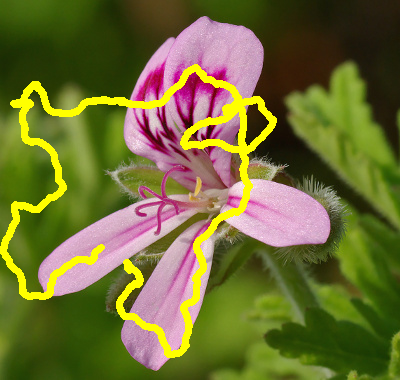
%> input picture MethodesVariationnelles/TP2/fleur_avec_defaut.png, 400 x 380 px
$ octave exercice_2.m   (GNU Octave 9; MATLAB toolbox functions it lacks are replaced by stand-ins)
%> lines starting %> are read from the running program, lines starting %| are printed output that depends on the picture
### MethodesVariationnelles/TP2/pas_variation_totale.m
function u_kp1 = pas_variation_totale(u0,u_k,lambda,Dx,Dy,epsilon)
% [10 lines of commented-out code are left out]

    FX = Dx*u_k;
    FY = Dy*u_k;
    gradient_abs = FX.*FX + FY.*FY;
    den = gradient_abs + epsilon;
    diag = 1 ./ sqrt(den);

    n = size(u_k);
    Wk = spdiags(diag, 0, n(1), n(1));
    div = -Dx'*Wk*Dx - Dy'*Wk*Dy;

    A = speye(n(1)) - lambda*div;

    u_kp1 = pcg(A,u0);

end

### MethodesVariationnelles/TP2/finite_differences_2D.m
function [Dx,Dy,L] = finite_differences_2D(nr,nc)
% INPUTS
%    nr,nc (1 x 1): number of rows and columns
% OUTPUTS
%    Dx(nr.nc x nr.nc): matrix approximating differentiation in the horizontal direction
%    Dy(nr.nc x nr.nc): matrix approximating differentiation in the vertical direction
%    L(nr.nc x nr.nc): matrix approximating the Laplacian

	% Solution for Dx, as seen in lecture:
	Dx = spdiags([-ones(nr*nc,1) ones(nr*nc,1)],[0 nr],nr*nc,nr*nc); % Bi-diagonal matrix -- cf. doc of spdiags
	Dx(nr*nc-nr+1:1:end,:) = 0; % Set the nr last rows to zero

    Dy = spdiags([-ones(nr*nc,1) ones(nr*nc,1)],[0 1],nr*nc,nr*nc);
    Dy(nr:nc+1:end,:) = 0;

    L = -Dx'*Dx-Dy'*Dy;

end

### MethodesVariationnelles/TP2/exercice_2.m
clear
close all

% Mise en place de la figure pour affichage :
taille_ecran = get(0,'ScreenSize');
L = taille_ecran(3);
H = taille_ecran(4);
figure('Name','Debruitage par variation totale',...
       'Position',[0.06*L,0.1*H,0.9*L,0.7*H]);


% Parametres
lambda = 0.125;			% Poids de la regularisation
epsilon = 0.001; 		% Parametre pour garantir la differentiabilite de la variation totale :
u0 = double(imread('fleur_avec_defaut.png'));
critere_arret_convergence = 1e-3;


% Normalisation de l'image entre 0 et 1
u_max = max(u0(:));
%> u_max = 255
u0 = u0/u_max;

% Affichage de l'image :
subplot(1,2,1)
	imagesc(max(0,min(1,u0)),[0 1])
	colormap gray
	axis image off
	title('Image bruitee','FontSize',20)

% Affichage de l'image restauree a l'iteration 0 :
subplot(1,2,2)
	imagesc(max(0,min(1,u0)),[0 1])
	axis image off
	title('Image restauree (iteration 0)','FontSize',20)
drawnow nocallbacks


% Variables auxiliaires
[nb_lignes,nb_colonnes,nb_canaux] = size(u0);
%> nb_lignes = 380; nb_colonnes = 400; nb_canaux = 3
nb_pixels = nb_lignes*nb_colonnes;
%> nb_pixels = 152000

% Vectorisation de u0 :
u0 = reshape(u0,[nb_pixels 3]);
% Operateurs de differences finies 2D (cf. TP 1):
[Dx,Dy,Lap] = finite_differences_2D(nb_lignes,nb_colonnes);

% Point fixe :
u_k = u0;
u_kp1 = u0;
convergence = +Inf;
iteration = 0;

while convergence > critere_arret_convergence

	% Incrementation du nombre d'iterations :
	iteration = iteration + 1;

	% Pas de variation totale (Eq. 6)
	u_kp1(:,1) = pas_variation_totale(u0(:,1),u_k(:,1),lambda,Dx,Dy,epsilon);
    u_kp1(:,2) = pas_variation_totale(u0(:,2),u_k(:,2),lambda,Dx,Dy,epsilon);
    u_kp1(:,3) = pas_variation_totale(u0(:,3),u_k(:,3),lambda,Dx,Dy,epsilon);

	% Test de convergence :
	convergence = norm(u_kp1-u_k)/norm(u_k);

	% Mise a jour de l'image courante u_k :
	u_k = u_kp1;


	% Affichage de l'image restauree a chaque iteration :
	subplot(1,2,2)
		imagesc(max(0,min(1,reshape(u_k,[nb_lignes nb_colonnes nb_canaux]))),[0 1])
		colormap gray
		axis image off
		title(['Image restauree (iteration ' num2str(iteration) ')'],'FontSize',20)
	drawnow nocallbacks
	pause(0.2)

end
%> this loop made 5 passes
%> convergence on passes 1 to 5: 0.0423, 0.00854, 0.00263, 0.00112, 0.000551
%> pass 1, `title(['Image restauree (iteration ' num2str(iteration) ')'],'FontSize..`:
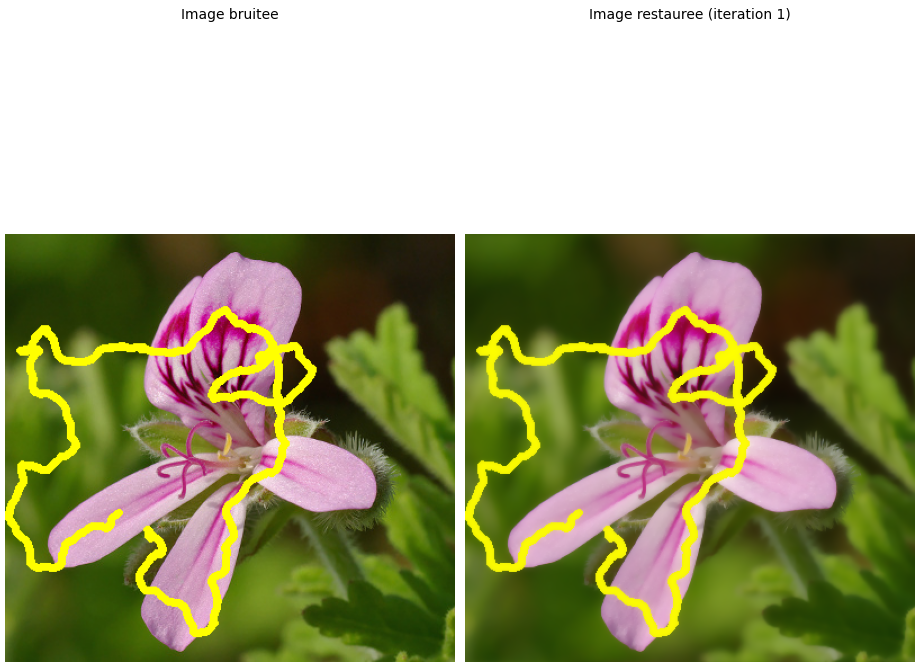
%> figure redrawn from the program's plot data, 2 panels
%> after the loop, iteration = 5


% Enregistrement du resultat
imwrite(max(0,min(1,reshape(u_k,[nb_lignes nb_colonnes]))),...
        'resultat_exercice_1.png')

$ run again, with MethodesVariationnelles/TP2/grenouille_avec_texte.png copied over MethodesVariationnelles/TP2/fleur_avec_defaut.png
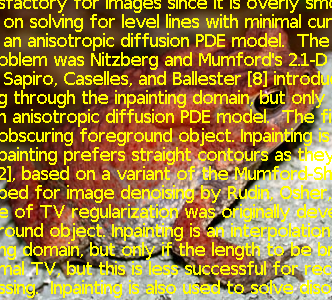
%> input picture MethodesVariationnelles/TP2/grenouille_avec_texte.png, 332 x 300 px
%> u_max = 255
%> the loop `while convergence > critere_arret_convergence` made 7 passes
%> convergence on passes 1 to 7: 0.105, 0.028, 0.0103, 0.00458, 0.00226, 0.0012, 0.000669
%> pass 1, `title(['Image restauree (iteration ' num2str(iteration) ')'],'FontSize..`:
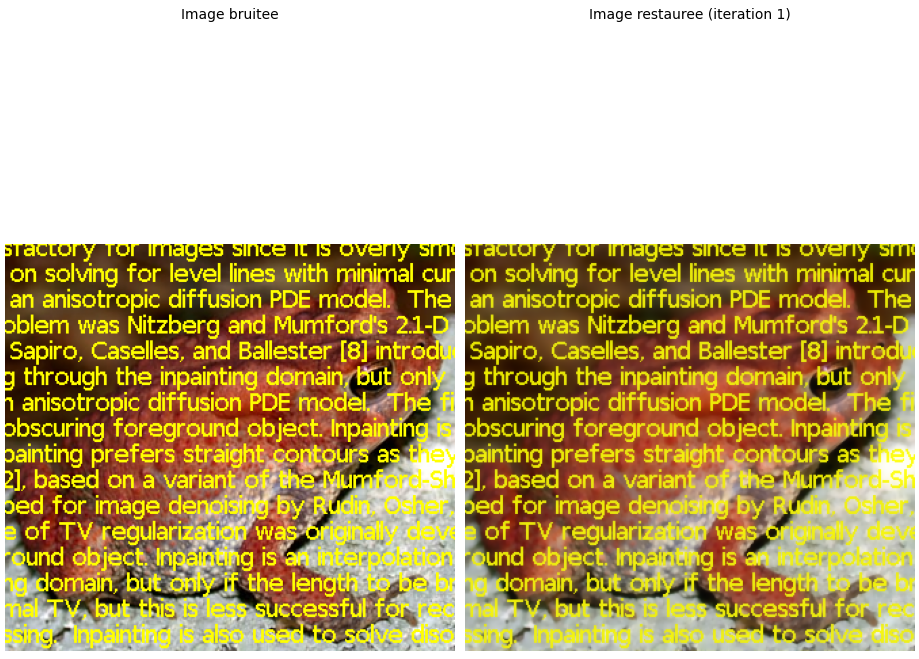
%> figure redrawn from the program's plot data, 2 panels
%> after the loop `while convergence > critere_arret_convergence`: iteration = 7
